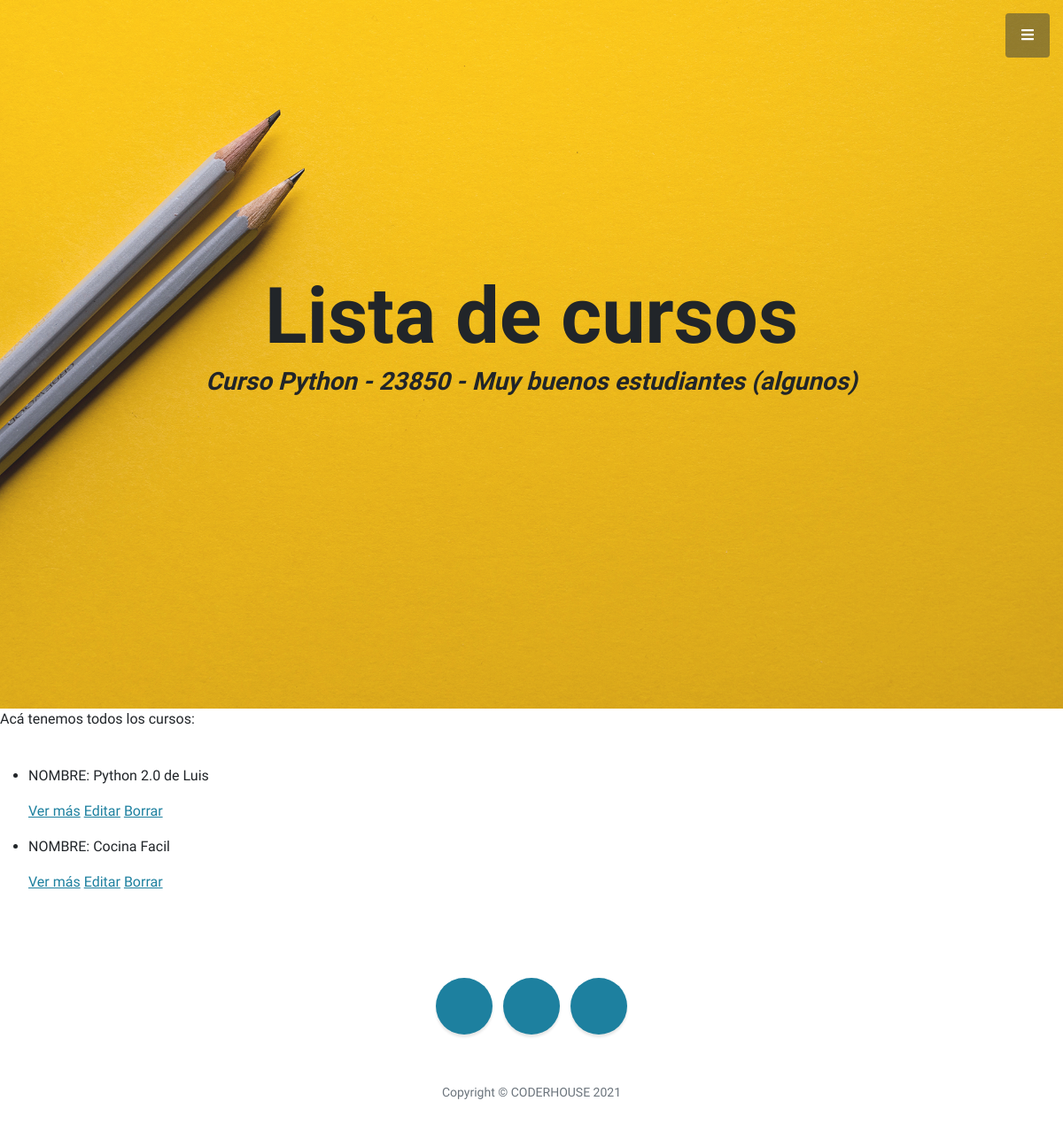
The page /AppCoder/curso/list on the database as committed earlier.
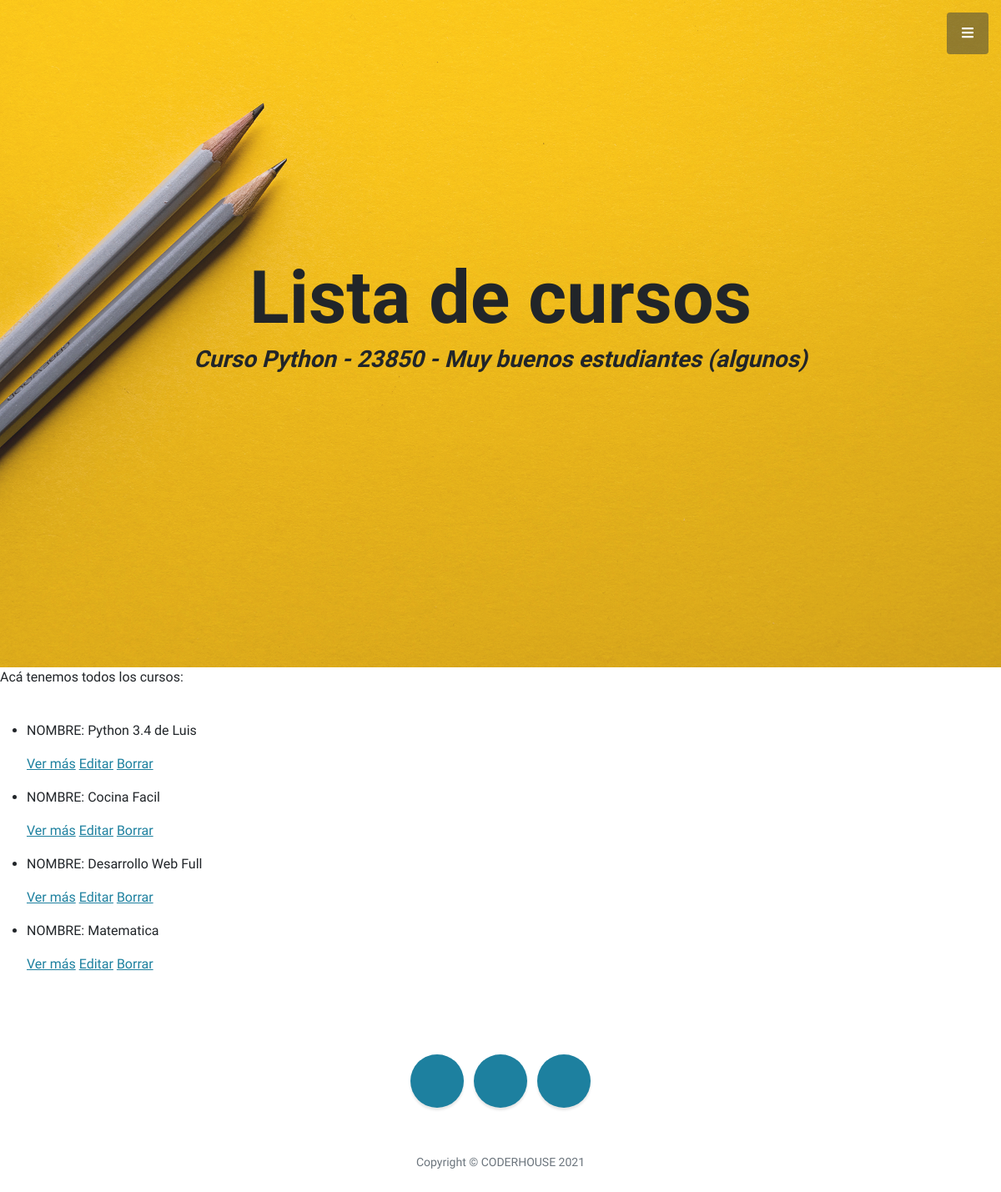
The same page on the database as committed later.
### AppCoder/models.py (models this page shows, shortened)
class Curso(models.Model):
    nombre = models.CharField(max_length=40)
    camada = models.IntegerField()
    esNoche= models.BooleanField(null=True)

### AppCoder/views.py (the view)
# urls.py: path('curso/list', views.CursoList.as_view(), name='List'),
class CursoList(ListView):
    model = Curso
    template_name = "AppCoder/cursos_list.html"

### AppCoder/templates/AppCoder/curso_list.html
{% extends "AppCoder/padre.html" %}
{% load static %}
        {% block contenido2 %}
            <h1 class="mb-1">Lista de cursos</h1>
        {% endblock %}
        {% block contenido %}
          <p>Acá tenemos todos los cursos:</p> <br>
          <ul>
            {% for curso in object_list %}
            <li>
              <p>NOMBRE: {{ curso.nombre}}</p>
              <p>
              <a href="{% url 'Detail' curso.id %}">Ver más</a>
              <a href="{% url 'Edit' curso.id %}">Editar</a>
              <a href="{% url 'Delete' curso.id %}">Borrar</a>
            </p>
            </li>
            {% endfor %}
          </ul>
        {% endblock %}

Rows that differ between the two databases and show on the page:
changed Curso: nombre "Python 2.0 de Luis" → "Python 3.4 de Luis"
added Curso: nombre "Desarrollo Web Full"
added Curso: nombre "Matematica"
